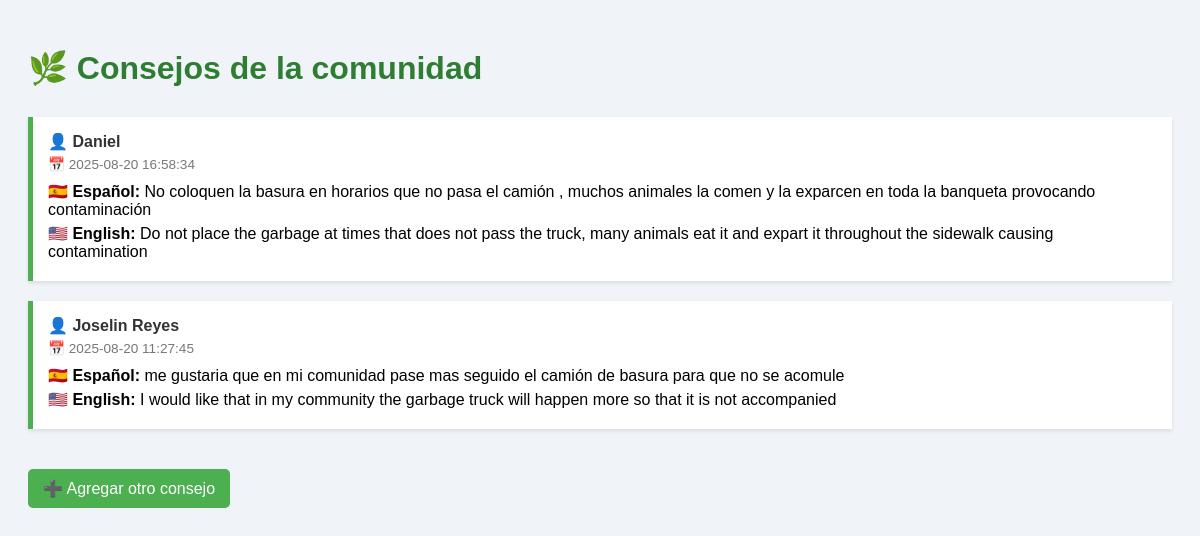
Page /consejos on the committed database.
### tables this page shows
CREATE TABLE consejos (
            id INTEGER PRIMARY KEY AUTOINCREMENT,
            autor TEXT NOT NULL,
            contenido TEXT NOT NULL,
            fecha TEXT NOT NULL
        , contenido_en TEXT);

### app.py (the view)
@app.route("/consejos")
def ver_consejos():
    consejos = obtener_consejos()
    return render_template("consejos.html", consejos=consejos)

### app.py (called while the page is built)
def obtener_consejos():
    conn = sqlite3.connect('ecoguard.db')
    cursor = conn.cursor()
    cursor.execute("SELECT autor, contenido, contenido_en, fecha FROM consejos ORDER BY fecha DESC")
    consejos = cursor.fetchall()
    conn.close()
    return consejos

### templates/consejos.html (shortened to what this page needs)
<!DOCTYPE html>
<html lang="es">
<head>
</head>
<body>
    <h1>🌿 Consejos de la comunidad</h1>
    {% for autor, contenido, contenido_en, fecha in consejos %}
    <div class="consejo">
        <div class="autor">👤 {{ autor }}</div>
        <div class="fecha">📅 {{ fecha }}</div>
        <div class="idioma"><strong>🇪🇸 Español:</strong> {{ contenido }}</div>
        <div class="idioma"><strong>🇺🇸 English:</strong> {{ contenido_en }}</div>
    </div>
    {% endfor %}
    <a href="/nuevo_consejo">➕ Agregar otro consejo</a>
</body>
</html>

### templates/consejos.html (style rules this page uses)
body { font-family: Arial, sans-serif; background-color: #f0f4f8; padding: 20px; }
h1 { color: #2E7D32; margin-bottom: 30px; }
.consejo { background-color: #ffffff; border-left: 5px solid #4CAF50; padding: 15px; margin-bottom: 20px; box-shadow: 0 2px 4px rgba(0,0,0,0.1); transition: transform 0.2s ease; }
.autor { font-weight: bold; color: #333; margin-bottom: 5px; }
.fecha { font-size: 0.85em; color: #777; margin-bottom: 10px; }
.idioma { margin: 5px 0; }
a { display: inline-block; margin-top: 20px; text-decoration: none; background-color: #4CAF50; color: white; padding: 10px 15px; border-radius: 5px; transition: background-color 0.3s ease; }

### rows in the picture
consejos: autor "Daniel", fecha "2025-08-20 16:58:34", contenido "No coloquen la basura en horarios que no pasa el camión , muchos animales la comen y la exparcen en toda la banqueta provocando contaminación", contenido_en "Do not place the garbage at times that does not pass the truck, many animals eat it and expart it throughout the sidewalk causing contamination"
consejos: autor "Joselin Reyes", fecha "2025-08-20 11:27:45", contenido "me gustaria que en mi comunidad pase mas seguido el camión de basura para que no se acomule", contenido_en "I would like that in my community the garbage truck will happen more so that it is not accompanied"
